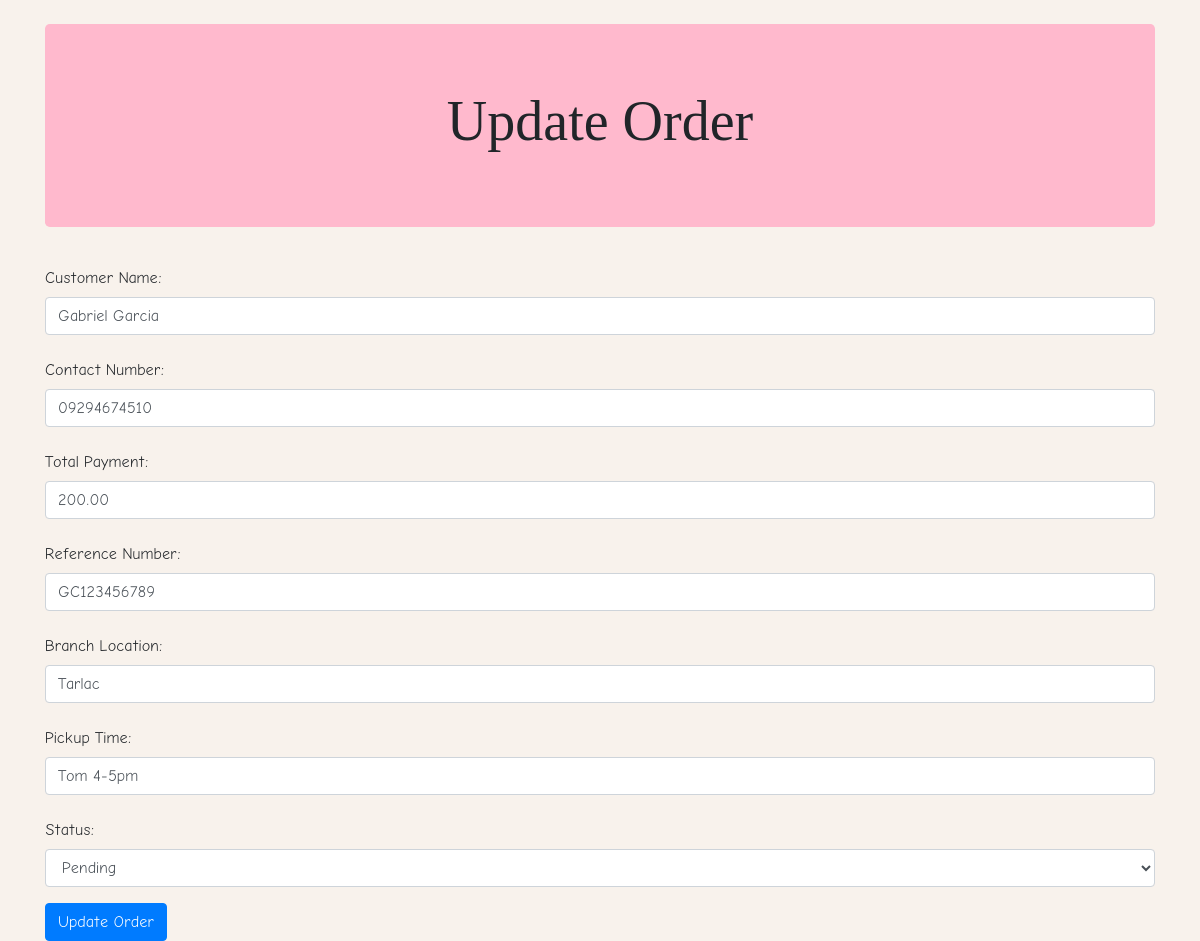
The app's page /updateOrder.php?order_id=1 with its own data.
### tables this page shows
CREATE TABLE `orders` (
  `order_id` int(11) NOT NULL,
  `order_date_of_purchase` datetime NOT NULL DEFAULT curtime(),
  `order_customer_name` varchar(100) NOT NULL,
  `order_contact_number` varchar(15) NOT NULL,
  `order_total_payment` decimal(10,2) DEFAULT NULL,
  `order_reference_number` varchar(50) DEFAULT NULL,
  `order_branch_location` varchar(100) DEFAULT NULL,
  `order_pickup_time` varchar(255) DEFAULT NULL,
  `order_status` varchar(255) DEFAULT NULL
);

### updateOrder.php (the view, shortened to what this page needs)
<?php
include 'db_connect.php';
if ($_SERVER["REQUEST_METHOD"] == "GET") {
    $order_id = $_GET['order_id'];
    $sql = "SELECT * FROM orders WHERE order_id=$order_id";
    $result = $conn->query($sql);
    if ($result->num_rows > 0) {
        $row = $result->fetch_assoc();
    } else {
        $error = "Order not found.";
    }
}
?>
<!DOCTYPE html>
<html lang="en">
<head>
    <link href="https://stackpath.bootstrapcdn.com/bootstrap/4.5.2/css/bootstrap.min.css" rel="stylesheet">
</head>
<body class="container mt-4">
<div class="jumbotron text-center" style="background-color: #ffb9cd;">
    <h2 class="display-4" style="font-family: 'CurlyCandy';">Update Order</h2>
</div>
<form action="updateOrder.php" method="POST">
    <div class="form-group">
        <label for="order_customer_name" class="col-form-label">Customer Name:</label>
        <input type="text" name="order_customer_name" class="form-control" value="<?php echo $row['order_customer_name']; ?>" required>
    </div>
    <div class="form-group">
        <label for="order_contact_number" class="col-form-label">Contact Number:</label>
        <input type="text" name="order_contact_number" class="form-control" value="<?php echo $row['order_contact_number']; ?>" required>
    </div>
    <div class="form-group">
        <label for="order_total_payment" class="col-form-label">Total Payment:</label>
        <input type="number" step="0.01" name="order_total_payment" class="form-control" value="<?php echo $row['order_total_payment']; ?>" required>
    </div>
    <div class="form-group">
        <label for="order_reference_number" class="col-form-label">Reference Number:</label>
        <input type="text" name="order_reference_number" class="form-control" value="<?php echo $row['order_reference_number']; ?>" required>
    </div>
    <div class="form-group">
        <label for="order_branch_location" class="col-form-label">Branch Location:</label>
        <input type="text" name="order_branch_location" class="form-control" value="<?php echo $row['order_branch_location']; ?>" required>
    </div>
    <div class="form-group">
        <label for="order_pickup_time" class="col-form-label">Pickup Time:</label>
        <input type="text" name="order_pickup_time" class="form-control" value="<?php echo $row['order_pickup_time']; ?>" required>
    </div>
    <div class="form-group">
        <label for="order_status" class="col-form-label">Status:</label>
        <select name="order_status" class="form-control" required>
            <option value="0" <?php if ($row['order_status'] == "0") echo "selected"; ?>>Pending</option>
        </select>
    </div>
    <button type="submit" class="btn btn-primary">Update Order</button>
</form>
</body>
</html>

### updateOrder.php (style rules this page uses)
body { overflow-x: hidden; background-color: #f8f2ec; font-family: 'ComicRegular'; }

### records on screen
orders: order_customer_name "Gabriel Garcia", order_contact_number "09294674510", order_total_payment "200.00", order_reference_number "GC123456789", order_branch_location "Tarlac", order_pickup_time "Tom 4-5pm"
